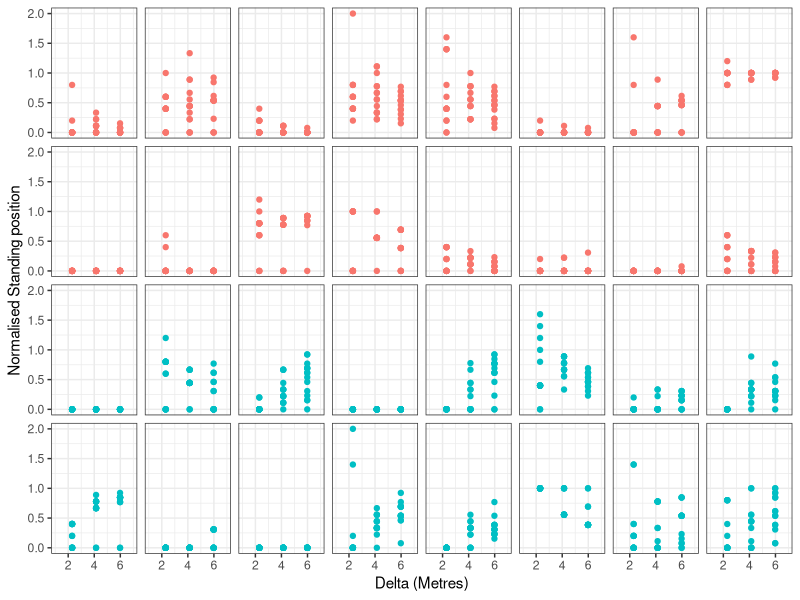
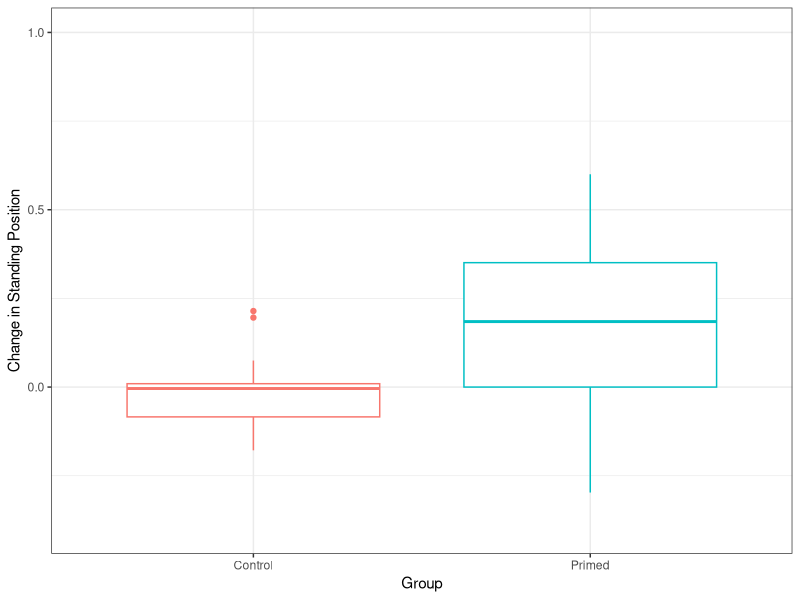
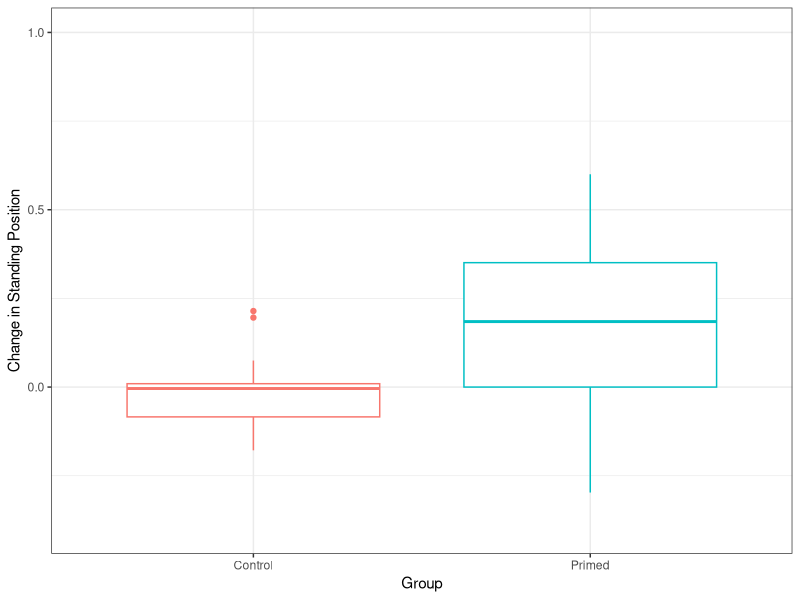

Write the R code that produced these figures, in order. (Note: this script raises an error after producing the figures.)
#### This script is for double blind experiment ####
# has data for the reaching and throwing task for each paritipant
# No need to worry about switch points for this data
# They either did a nothing or the reaching task before the throwing task 

#### Notes ####
# for Order: 0 = unprimed. 1 = primed 
# Position is centred on 0 

#### libraries ####
library(tidyverse)

#### Any functions ####

#### Constants ####
slab_size <- 0.46

#### load in Data ####
df <- read.csv("data/results.csv")

# make participant a factor 
df$Participant <- as.factor(df$Participant)

# sort out levels for Order 
df$Order <- as.factor(df$Order)
levels(df$Order) <- c("Control", "Primed")

# Normalise position 
df$Participant.pos <- abs(df$Participant.pos/df$Hoop.dist)

#### make plots ####
plt <- ggplot(df, aes(Hoop.dist*slab_size, Participant.pos,
                      colour = Order))
plt <- plt + geom_point()
plt <- plt + theme_bw()
plt <- plt + facet_wrap(~Order + Participant, ncol = 8)
plt <- plt + theme(strip.background = element_blank(),
                   strip.text.x = element_blank())
plt <- plt + scale_x_continuous(limits = c(1,7))
plt <- plt + theme(legend.position = "none")
plt$labels$x = "Delta (Metres)"
plt$labels$y = "Normalised Standing position"
plt$labels$colour = "Condition"
plt

#NB: unprimed comes first

# save this 
# ggsave("scratch/plots/double_blind.png")
  
#### Analyses ####
#### Analyses: t.tests... ugh ####
# first just a simple t.test of position 
t_test_dat <- df[df$Hoop.dist == 13 | df$Hoop.dist == 5,]

# try just large hoops 
large <- t_test_dat[t_test_dat$Hoop.dist == "13",]
small <- t_test_dat[t_test_dat$Hoop.dist == "5",]

# now do the t.test
# large
t.test(large$Participant.pos ~ large$Order)

# small 
t.test(small$Participant.pos ~ small$Order)

# try lm?
anova(lm(Participant.pos ~ Hoop.dist + Order,
         data = t_test_dat))

# try difference value 
small <- select(small,
                Participant, 
                Order, 
                Hoop.dist, 
                Participant.pos)

colnames(small) <-  c("Participant",
                      "Order",
                      "Close_hoop",
                      "Participant.Pos")

small <- small %>%
  group_by(Participant, Order, Close_hoop) %>%
  summarise(avg_pos_close = mean(Participant.Pos))

large <- select(large,
                Participant, 
                Order, 
                Hoop.dist, 
                Participant.pos)

colnames(large) <-  c("Participant",
                      "Order",
                      "Far_hoop",
                      "Participant.Pos")

large <- large %>%
  group_by(Participant, Order, Far_hoop) %>%
  summarise(avg_pos_far = mean(Participant.Pos))


# This is what Mellissa did 
Both <- merge(small, large)
Both$Difference <- Both$avg_pos_far - Both$avg_pos_close

# tidy 
rm(small, large)

t.test(Both$Difference ~ Both$Order)
# gives the same results as mellisa

#### remake box_plots with this data ####
# make plot 
plt <- ggplot(Both, aes(Order, Difference,
                        colour = Order))
plt <- plt + geom_boxplot()
plt <- plt + theme_bw()
plt <- plt + theme(legend.position = "none")
plt <- plt + scale_y_continuous(limits = c(-0.4, 1))
plt$labels$y <- "Change in Standing Position"
plt$labels$x <- "Group"
plt

# save 
ggsave("scratch/plots/box_plot.png")

#### Analyses: glm? ####
# might need to remove points above 1 if we want to do this properly?
glm_dat <- df[df$Participant.pos <= 1,]

# run first model with just hoop distance
# NB: CAREFUL, check how to incorporate continuous variables
# - Also want to include random effects but it doesn't like it
m1 <- glm(Participant.pos ~ Hoop.dist, 
          data = glm_dat, family = binomial())

# now add in order
m1.1 <- glm(Participant.pos ~ Hoop.dist + Order, 
            data = glm_dat, family = binomial())

# Try using glmer as well to get random effects 
m2 <- glmer(Participant.pos ~ Hoop.dist + (1|Participant),
            data = glm_dat, family = binomial())




